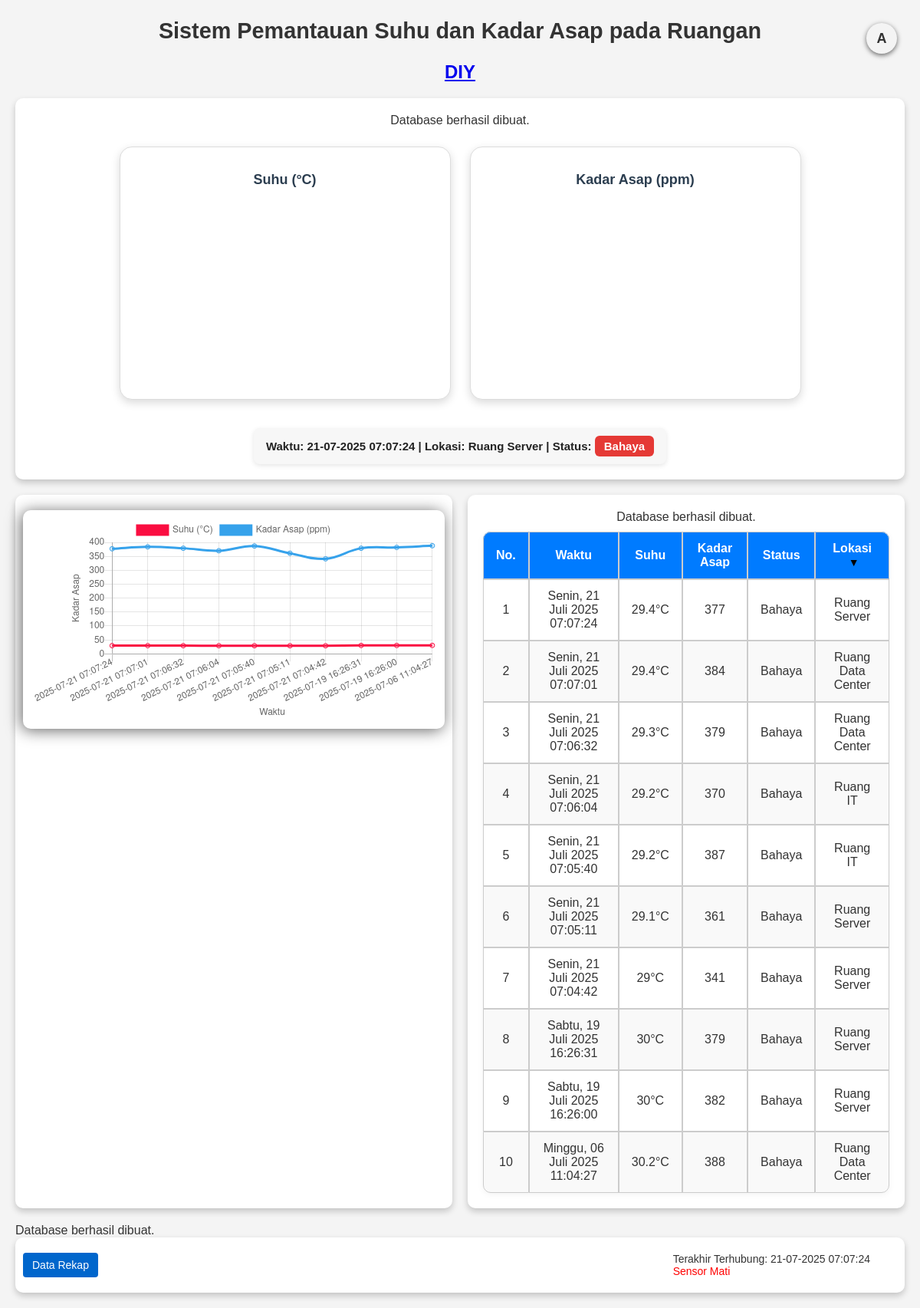
Screenshot of /index.php (signed in) with the database file from the repository.
### tables this page shows
CREATE TABLE `tbl_data` (
  `id` int NOT NULL,
  `waktu` timestamp NULL DEFAULT CURRENT_TIMESTAMP,
  `suhu` float NOT NULL,
  `kadar_asap` float NOT NULL,
  `status` varchar(20) NOT NULL,
  `lokasi` varchar(50) NOT NULL
);

### index.php (the view, shortened to what this page needs)
<!DOCTYPE html>
<html>
<head>
    <link rel="stylesheet" href="css/style.css">
    <link rel="stylesheet" id="theme-style" href="css/light.css">
    <link rel="stylesheet" href="css/dark.css">
</head>
<body>
   <div class="top-right-account">
        <div class="account-container" onclick="toggleDropdown()">
            <div class="account-icon">
                <?php echo strtoupper(substr($_SESSION['username'], 0, 1)); ?>
            </div>
        </div>
    </div>
   <h1 ondblclick="toggleDarkMode()" class="clickable-title" title="mode gelap klik 2x">
        Sistem Pemantauan Suhu dan Kadar Asap
        <?php
        if (isset($_GET['lokasi']) && $_GET['lokasi'] != '') {
            echo " pada " . htmlspecialchars($_GET['lokasi']);
        } else {
            echo " pada Ruangan";
        }
        ?>
    </h1>
    <h2 style="text-align: center;">
        <a href="https://www.google.com/maps/place/Daerah+Istimewa+Yogyakarta" target="_blank">DIY</a>
    </h2>
<div class="container mt-4">
    <?php
    include 'config.php';
    $query = "SELECT waktu, suhu, kadar_asap, status, lokasi FROM tbl_data ORDER BY waktu DESC LIMIT 1";
    $result = $conn->query($query);
    $last_status = "Tidak tersedia";
    $last_lokasi = "Tidak diketahui";
    $last_waktu = "-";
    if ($result->num_rows > 0) {
        $row = $result->fetch_assoc();
        $last_status = $row["status"];
        $last_lokasi = $row["lokasi"];
        $last_waktu = $row["waktu"];
    } else {
        echo "<p class='text-center'>Data tidak tersedia.</p>";
    }
    ?>
<div class="instrument-wrapper">
    <div class="instrument-card text-center suhu-card">
        <h4>Suhu (&deg;C)</h4>
        <div id="suhu" class="gauge"></div>
    </div>
    <div class="instrument-card text-center asap-card">
        <h4>Kadar Asap (ppm)</h4>
        <div id="asap" class="gauge"></div>
    </div>
</div>
        <div class="status-info">
            Waktu:
            <?php
            if ($last_waktu && $last_waktu !== "-") {
                $dt = new DateTime($last_waktu);
                echo $dt->format('d-m-Y H:i:s');
            } else {
                echo "-";
            }
            ?> |
            Lokasi: <?= htmlspecialchars($last_lokasi) ?> |
            Status:
            <span class="status-text <?= ($last_status === 'Bahaya') ? 'bahaya' : '' ?>">
            <?= htmlspecialchars($last_status) ?>
            </span>
        </div>
</div>
    <div class="layout-wrapper">
        <div class="container chart-container">
            <canvas id="dataChart" ></canvas>
        </div>
       <div class="container table-container">
            <table>
                <thead>
                    <tr>
                        <th>No.</th>
                        <th>Waktu</th>
                        <th>Suhu</th>
                        <th>Kadar Asap</th>
                        <th>Status</th>
                        <th class="lokasi-th">
                            Lokasi
                            <button type="button" onclick="toggleFilter()" class="filter-toggle-btn">&#9660;</button>
                        </th>
                    </tr>
                </thead>
                <tbody id="dataTableBody">
                    <?php
                    include 'config.php';
                    function formatTanggalIndo($datetime)
                    {
                        $hari = [
                            'Sunday' => 'Minggu',
                            'Monday' => 'Senin',
                            'Tuesday' => 'Selasa',
                            'Wednesday' => 'Rabu',
                            'Thursday' => 'Kamis',
                            'Friday' => 'Jumat',
                            'Saturday' => 'Sabtu'
                        ];
                        $bulan = [
                            '01' => 'Januari',
                            '02' => 'Februari',
                            '03' => 'Maret',
                            '04' => 'April',
                            '05' => 'Mei',
                            '06' => 'Juni',
                            '07' => 'Juli',
                            '08' => 'Agustus',
                            '09' => 'September',
                            '10' => 'Oktober',
                            '11' => 'November',
                            '12' => 'Desember'
                        ];
                        $dateObj = new DateTime($datetime);
                        $hariStr = $hari[$dateObj->format('l')];
                        $tanggal = $dateObj->format('d');
                        $bulanStr = $bulan[$dateObj->format('m')];
                        $tahun = $dateObj->format('Y');
                        $jam = $dateObj->format('H:i:s');
                        return "$hariStr, $tanggal $bulanStr $tahun $jam";
                    }
                    $lokasiFilter = isset($_GET['lokasi']) ? $_GET['lokasi'] : '';
                    if ($lokasiFilter !== '') {
                        $stmt = $conn->prepare("SELECT waktu, suhu, kadar_asap, status, lokasi FROM tbl_data WHERE lokasi = ? ORDER BY waktu DESC LIMIT 10");
                        $stmt->bind_param("s", $lokasiFilter);
                    } else {
                        $stmt = $conn->prepare("SELECT waktu, suhu, kadar_asap, status, lokasi FROM tbl_data ORDER BY waktu DESC LIMIT 10");
                    }
                    $stmt->execute();
                    $result = $stmt->get_result();
                    $data = array();
                    if ($result && $result->num_rows > 0) {
                        $no = 1;
                        while ($row = $result->fetch_assoc()) {
                            $highlightClass = ($row['suhu'] > 34 || $row['kadar_asap'] > 500) ? 'highlight' : '';
                            $formattedWaktu = formatTanggalIndo($row['waktu']);
                            echo "<tr class='{$highlightClass}'>
                            <td>{$no}</td>
                            <td>{$formattedWaktu}</td>
                            <td>{$row['suhu']}°C</td>
                            <td>{$row['kadar_asap']}</td>
                            <td>{$row['status']}</td>
                            <td>{$row['lokasi']}</td>
                          </tr>";
                            $data[] = $row;
                            $no++;
                        }
                    } else {
                        echo "<tr><td colspan='6'>Tidak ada data.</td></tr>";
                    }
                    ?>
                </tbody>
            </table>
        </div>
    </div>
    <script>
        var chartData = <?php echo json_encode($data); ?>;
    </script>
    <?php
    include 'config.php';
    $sql = "SELECT MAX(waktu) AS waktu_terakhir FROM tbl_data";
    $result = $conn->query($sql);
    if ($result->num_rows > 0) {
        $row = $result->fetch_assoc();
        $waktuTerakhir = strtotime($row["waktu_terakhir"]);
    } else {
        $waktuTerakhir = 0;
    }
    $waktuSekarang = time();
    $selisihWaktu = $waktuSekarang - $waktuTerakhir;
    if ($selisihWaktu > 30) {
        $statusSensor = "OFF";
    } else {
        $statusSensor = "ON";
    }
    ?>
  <div class="status-container">
    <div class="status-buttons">
        <button class="button" onclick="window.location.href='rekap.php'">Data Rekap</button>
    </div>
    <div id="status-box">
            <?php
            echo "Terakhir Terhubung: " . date("d-m-Y  H:i:s ", $waktuTerakhir);
            ?>
            <?php
            if ($statusSensor === "OFF") {
                echo "<br><span style='color: red;'>Sensor Mati</span>";
            } else {
                echo "<br><span style='color: green;'>Sensor Hidup</span>";
            }
            ?>
        </div>
</div>
</body>
</html>

### css/style.css (style rules this page uses)
body { margin: 0; font-family: Arial, sans-serif; color: #333; }
.clickable-title { font-size: 1.8rem; font-weight: bold; text-align: center; line-height: 1.4; margin-bottom: 20px; color: #333; word-break: break-word; }
.account-container { position: relative; top: 20px; right: 20px; z-index: 1000; cursor: pointer; }
.account-icon { width: 40px; height: 40px; border-radius: 50%; display: flex; align-items: center; justify-content: center; font-weight: 600; font-size: 18px; text-transform: uppercase; box-shadow: 0 2px 6px rgba(0, 0, 0, 0.58); }
.top-right-account { position: fixed; top: 10px; right: 10px; z-index: 1000; display: flex; align-items: center; justify-content: flex-end; }
.clickable-title { cursor: pointer; }
.lokasi-th { position: relative; text-align: center; width: auto; }
.filter-toggle-btn { background: none; border: none; cursor: pointer; font-size: 14px; margin-left: 4px; }
.button { background-color: #0066cc; color: white; padding: 8px 12px; text-decoration: none; border-radius: 4px; display: inline-block; cursor: pointer; border: none; font-size: 14px; }

### rows the page displays
tbl_data: waktu "21-07-2025 07:07:24", lokasi "Ruang Server", status "Bahaya", waktu "Senin, 21 Juli 2025 07:07:24", suhu "29.4", kadar_asap "377"
tbl_data: waktu "Senin, 21 Juli 2025 07:07:01", suhu "29.4", kadar_asap "384", status "Bahaya", lokasi "Ruang Data Center"
tbl_data: waktu "Senin, 21 Juli 2025 07:06:32", suhu "29.3", kadar_asap "379", status "Bahaya", lokasi "Ruang Data Center"
tbl_data: waktu "Senin, 21 Juli 2025 07:06:04", suhu "29.2", kadar_asap "370", status "Bahaya", lokasi "Ruang IT"
tbl_data: waktu "Senin, 21 Juli 2025 07:05:40", suhu "29.2", kadar_asap "387", status "Bahaya", lokasi "Ruang IT"
tbl_data: waktu "Senin, 21 Juli 2025 07:05:11", suhu "29.1", kadar_asap "361", status "Bahaya", lokasi "Ruang Server"
tbl_data: waktu "Senin, 21 Juli 2025 07:04:42", suhu "29", kadar_asap "341", status "Bahaya", lokasi "Ruang Server"
tbl_data: waktu "Sabtu, 19 Juli 2025 16:26:31", suhu "30", kadar_asap "379", status "Bahaya", lokasi "Ruang Server"
tbl_data: waktu "Sabtu, 19 Juli 2025 16:26:00", suhu "30", kadar_asap "382", status "Bahaya", lokasi "Ruang Server"
tbl_data: waktu "Minggu, 06 Juli 2025 11:04:27", suhu "30.2", kadar_asap "388", status "Bahaya", lokasi "Ruang Data Center"

### other values shown
substr($_SESSION['username'], 0, 1) "A"
date("d-m-Y  H:i:s ", $waktuTerakhir) "21-07-2025 07:07:24"
